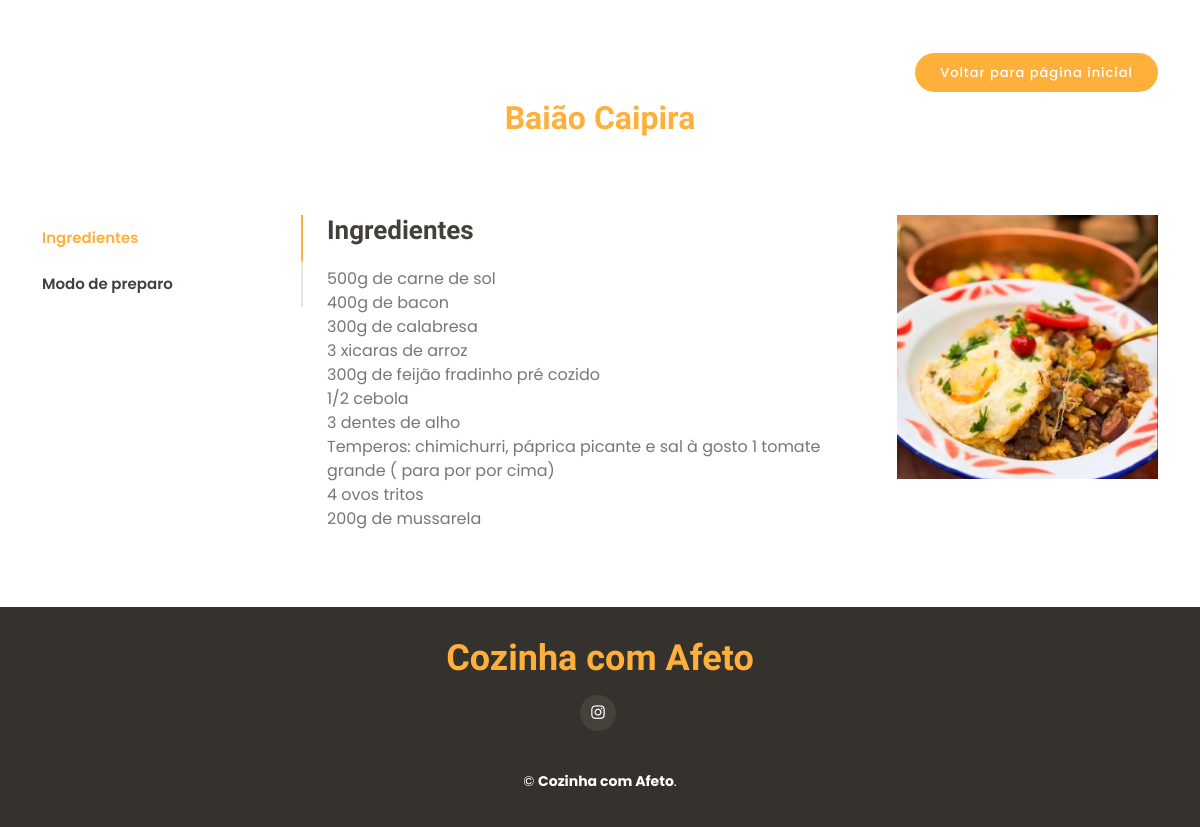
Screenshot of /receita.php?id=4 with the database file from the repository.
### tables this page shows
CREATE TABLE receitas (
  id int(11) NOT NULL AUTO_INCREMENT PRIMARY KEY,
  titulo varchar(150) NOT NULL,
  ingredientes text not null,
  modo_preparo text not null,
  foto varchar(255) null,
  categoria_id int not null,
  foreign key (categoria_id) references categorias (id)
);

### receita.php (the view, shortened to what this page needs)
<?php
$dsn = 'mysql:host=127.0.0.1;dbname=cozinha;charset=utf8;';
$conn = new PDO($dsn, 'root', '', [
    PDO::ATTR_ERRMODE => PDO::ERRMODE_EXCEPTION
]);
$query = "SELECT * FROM receitas where id='".$_GET['id']."';";
$stmt = $conn->query($query);
$receita = $stmt->fetchAll(PDO::FETCH_ASSOC);
?>
<!DOCTYPE html>
<html lang="pt-br">
<head>
    <link href="assets/vendor/animate.css/animate.min.css" rel="stylesheet">
    <link href="assets/vendor/bootstrap/css/bootstrap.min.css" rel="stylesheet">
    <link href="assets/vendor/bootstrap-icons/bootstrap-icons.css" rel="stylesheet">
    <link href="assets/vendor/boxicons/css/boxicons.min.css" rel="stylesheet">
    <link href="assets/vendor/glightbox/css/glightbox.min.css" rel="stylesheet">
    <link href="assets/vendor/swiper/swiper-bundle.min.css" rel="stylesheet">
    <link href="assets/css/style.css" rel="stylesheet">
</head>
<body>
     <section id="specials" class="specials">
            <div class="container">
            <div class="col-lg-12" style="text-align: right;">
      <a href="index.php" class="book-a-table-btn scrollto">Voltar para página inicial</a>
    </div>
                <div class="section-title">
                    <h2><span><?= $receita[0]['titulo']?></span></h2><br><br>
                </div>
                <div class="row">
                    <div class="col-lg-3">
                        <ul class="nav nav-tabs flex-column">
                            <li class="nav-item">
                                <a class="nav-link active show" data-bs-toggle="tab" href="#tab-1">Ingredientes</a>
                            </li>
                            <li class="nav-item">
                                <a class="nav-link" data-bs-toggle="tab" href="#tab-2">Modo de preparo</a>
                            </li>
                        </ul>
                    </div>
                    <div class="col-lg-9 mt-4 mt-lg-0">
                        <div class="tab-content">
                            <div class="tab-pane active show" id="tab-1">
                                <div class="row">
                                    <div class="col-lg-8 details order-2 order-lg-1">
                                        <h3>Ingredientes</h3>
                                        <p class="fst-italic"><?= $receita[0]['ingredientes'] ?></p>
                                    </div>
                                    <div class="col-lg-4 text-center order-1 order-lg-2">
                                        <img src="src/receitas/upload/<?= $receita[0]['foto'] ?>" alt="" class="img-fluid">
                                    </div>
                                </div>
                            </div>
                        </div>
                    </div>
                </div>
            </div>
        </section>
        <footer id="footer">
        <div class="container">
            <h3>Cozinha com Afeto</h3>
            <div class="social-links">
                <a href="https://www.instagram.com/danicozinhapratica/" target="blank" class="instagram"><i class="bx bxl-instagram"></i></a>
            </div>
            <div class="copyright">
                &copy;  <strong><span>Cozinha com Afeto</span></strong>.
            </div>
        </div>
    </footer>
</body>
</html>

### assets/css/style.css (style rules this page uses)
body { font-family: "Poppins", sans-serif; color: #444444; }
a { text-decoration: none; color: #ffb03b; }
h1, h2, h3, h4, h5, h6 { font-family: "Satisfy", sans-serif; }
.book-a-table-btn { background: #ffb03b; color: #fff; border-radius: 50px; margin: 0 0 0 20px; padding: 10px 25px; font-size: 13px; font-weight: 500; letter-spacing: 1px; transition: 0.3s; white-space: nowrap; }
section { padding: 60px 0; }
.section-title { text-align: center; padding-bottom: 30px; }
.section-title h2 { margin: 15px 0 0 0; font-size: 32px; font-weight: 700; color: #5f5950; }
.section-title h2 span { color: #ffb03b; }
.specials { overflow: hidden; }
.specials .nav-tabs { border: 0; }
.specials .nav-link { border: 0; padding: 12px 15px 12px 0; transition: 0.3s; color: #433f39; border-radius: 0; border-right: 2px solid #e8e7e4; font-weight: 600; font-size: 15px; }
.specials .nav-link.active { color: #ffb03b; border-color: #ffb03b; }
.specials .tab-pane.active { animation: fadeIn 0.5s ease-out; }
.specials .details h3 { font-size: 26px; font-weight: 600; margin-bottom: 20px; color: #433f39; }
.specials .details p { color: #777777; }
#footer { background: #35322d; color: #fff; font-size: 14px; text-align: center; padding: 30px 0; }
#footer h3 { font-size: 36px; font-weight: 700; color: #ffb03b; position: relative; padding: 0; margin: 0 0 15px 0; }
#footer .social-links { margin: 0 0 40px 0; }
#footer .social-links a { font-size: 18px; display: inline-block; background: #46423b; color: #fff; line-height: 1; padding: 8px 0; margin-right: 4px; border-radius: 50%; text-align: center; width: 36px; height: 36px; transition: 0.3s; }
#footer .copyright { margin: 0 0 5px 0; }

### rows the page displays
receitas: titulo "Baião Caipira", ingredientes "500g de carne de sol 400g de bacon 300g de calabresa 3 xicaras de arroz 300g de feijão fradinho pré cozido 1/2 cebola 3 dentes de alho Temperos: chimichurri, páprica picante e sal à gosto 1 tomate grande ( para por por cima) 4 ovos tritos 200g de mussarela", foto (picture)
